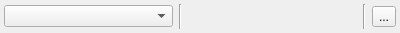
<?xml version="1.0" encoding="UTF-8"?>
<ui version="4.0">
 <class>SourceProviderManagerUI</class>
 <widget class="QWidget" name="SourceProviderManagerUI">
  <property name="geometry">
   <rect>
    <x>0</x>
    <y>0</y>
    <width>400</width>
    <height>33</height>
   </rect>
  </property>
  <property name="windowTitle">
   <string>Form</string>
  </property>
  <layout class="QHBoxLayout" name="horizontalLayout">
   <property name="margin">
    <number>4</number>
   </property>
   <item>
    <widget class="QComboBox" name="cmbSrcSel">
     <property name="minimumSize">
      <size>
       <width>120</width>
       <height>0</height>
      </size>
     </property>
    </widget>
   </item>
   <item>
    <widget class="Line" name="line_2">
     <property name="orientation">
      <enum>Qt::Vertical</enum>
     </property>
    </widget>
   </item>
   <item>
    <widget class="QWidget" name="srcCtrlArea" native="true"/>
   </item>
   <item>
    <widget class="Line" name="line_4">
     <property name="orientation">
      <enum>Qt::Vertical</enum>
     </property>
    </widget>
   </item>
   <item>
    <widget class="QToolButton" name="btnAppExit">
     <property name="text">
      <string>...</string>
     </property>
    </widget>
   </item>
  </layout>
 </widget>
 <resources/>
 <connections/>
</ui>
